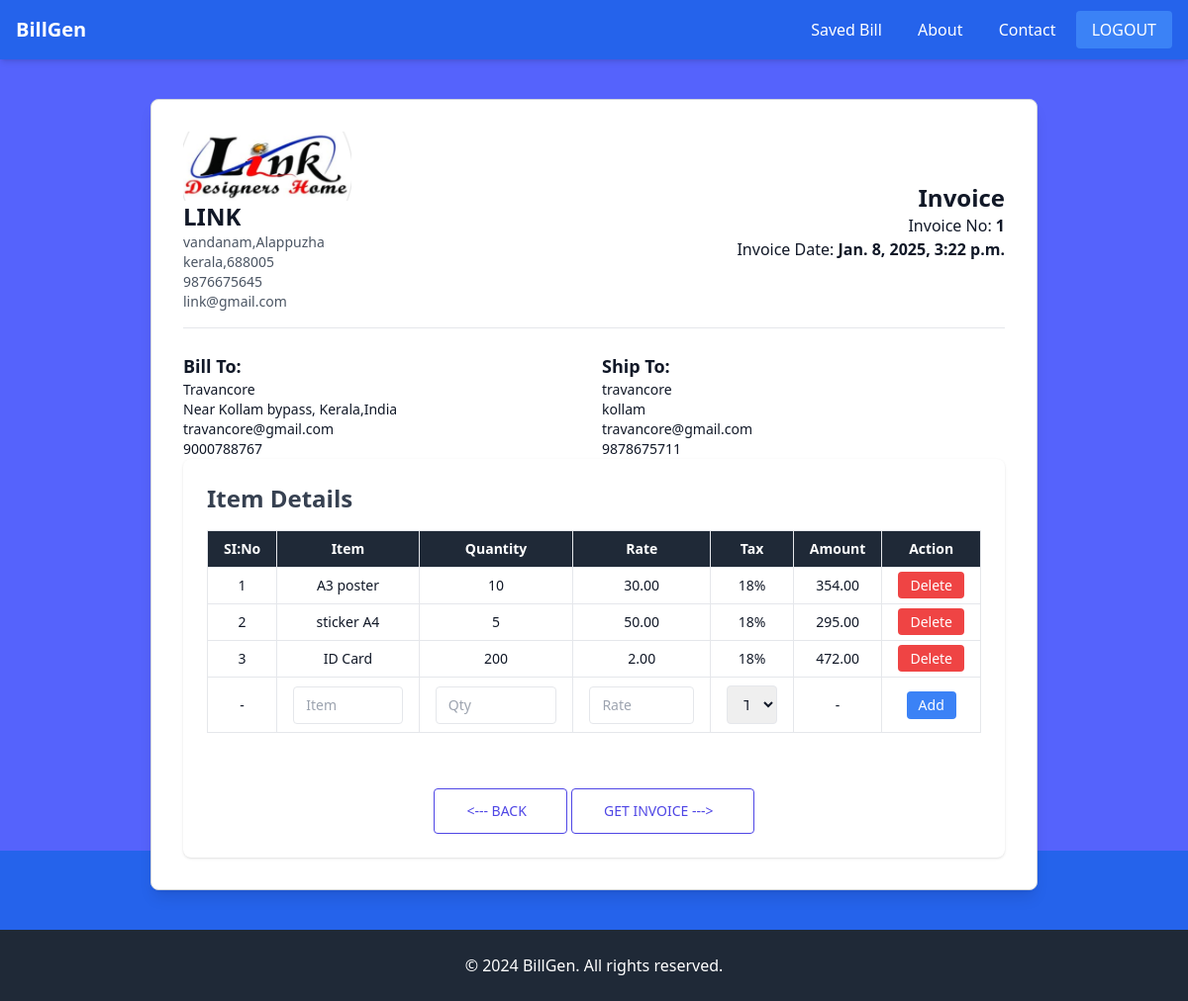
Before: /generate/bill/1/ (signed in) with the older database file.
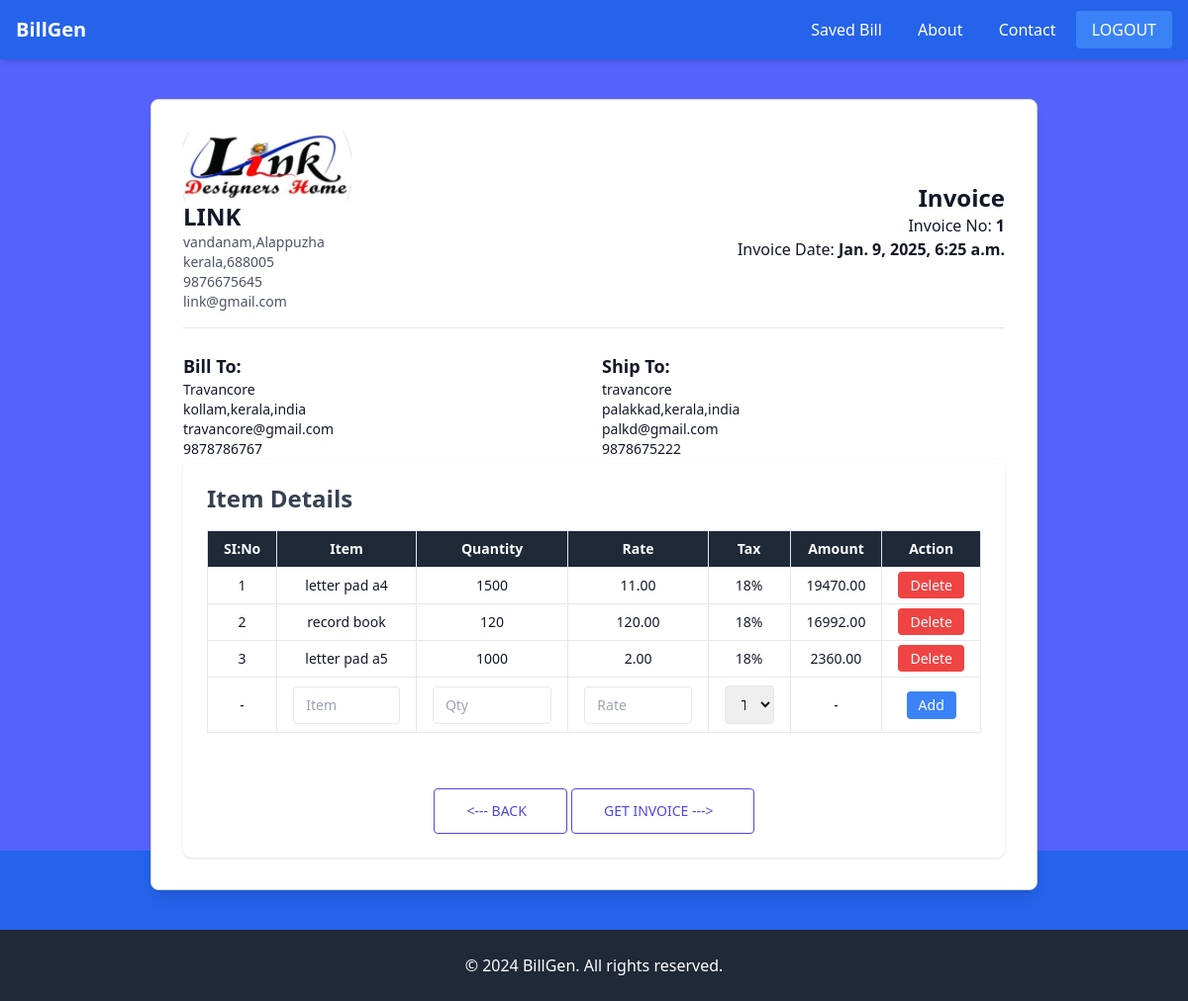
After: the same page with the newer database file.
### billapp/models.py (models this page shows, shortened)
class Receiver(models.Model):
    receiver_obj = models.ForeignKey(Company, on_delete=models.CASCADE, related_name='receivers')  # Linking to Company
    receiver_name = models.CharField(max_length=100)  # Receiver Name
    receiver_address = models.TextField()  # Receiver Address
    receiver_city = models.CharField(max_length=100,null=True,blank=True)  # City
    receiver_state = models.CharField(max_length=100)  # State
    receiver_country = models.CharField(max_length=100, default="India",null=True,blank=True)  # Country (default to India)
    receiver_postal_code = models.CharField(max_length=10, blank=True, null=True)  # Postal Code
    receiver_mobile = models.CharField(max_length=15,null=True,blank=True)  # Mobile Number
    receiver_alternate_phone = models.CharField(max_length=15, blank=True, null=True)  # Alternate Phone Number
    receiver_email = models.EmailField()  # Email Address
    receiver_GSTIN = models.CharField(max_length=20, blank=True, null=True, help_text="GST Identification Number")
    receiver_pan = models.CharField(max_length=10, blank=True, null=True, help_text="PAN Number")
    is_active = models.BooleanField(default=True,null=True,blank=True)  # Status: Active/Inactive
    created_at = models.DateTimeField(default=now, editable=False,null=True,blank=True)  # Timestamp for creation
    updated_at = models.DateTimeField(auto_now=True,null=True,blank=True)  # Timestamp for last update
    class Meta:
        verbose_name = "Receiver"
        verbose_name_plural = "Receivers"
        ordering = ['receiver_name']

class ShipTo(models.Model):
    ship_obj = models.ForeignKey(Company, on_delete=models.CASCADE, related_name='shipments')  # Linking to Company
    shipping_name = models.CharField(max_length=100)  # Recipient Name
    shipping_address = models.TextField()  # Full Shipping Address
    shipping_city = models.CharField(max_length=100,null=True,blank=True)  # City
    shipping_state = models.CharField(max_length=100,null=True,blank=True)  # State
    shipping_country = models.CharField(max_length=100, default="India",null=True,blank=True)  # Country
    shipping_postal_code = models.CharField(max_length=10, blank=True, null=True)  # Postal Code
    shipping_mobile = models.CharField(max_length=15,null=True,blank=True)  # Primary Mobile Number
    shipping_alternate_phone = models.CharField(max_length=15, blank=True, null=True)  # Alternate Phone Number
    shipping_email = models.EmailField()  # Email Address
    shipping_instructions = models.TextField(blank=True, null=True, help_text="Special instructions for delivery")
    is_active = models.BooleanField(default=True,null=True,blank=True)  # Status: Active/Inactive
    created_at = models.DateTimeField(default=now, editable=False,null=True,blank=True)  # Timestamp for creation
    updated_at = models.DateTimeField(auto_now=True,null=True,blank=True)  # Timestamp for last update
    class Meta:
        verbose_name = "Ship To"
        verbose_name_plural = "Ship To"
        ordering = ['shipping_name']

class Item(models.Model):
    items_obj = models.ForeignKey(Company, on_delete=models.CASCADE, related_name='items')  # Linking to Company
    si_no = models.PositiveIntegerField(null=True)  # Serial Number
    items = models.CharField(max_length=255)  # Item Name
    description = models.TextField(blank=True, null=True)  # Item Description
    quantity = models.PositiveIntegerField()  # Quantity of Items
    unit = models.CharField(max_length=50, choices=[
        ('pcs', 'Pieces'),
        ('kg', 'Kilograms'),
        ('ltr', 'Liters'),
        ('box', 'Box'),
        ('doz', 'Dozen'),
    ], default='pcs')  # Unit of Measurement
    rate = models.DecimalField(max_digits=10, decimal_places=2)  # Unit Rate
    discount = models.DecimalField(max_digits=5, decimal_places=2, default=0.0, help_text="Discount in %")  # Discount Percentage
    tax_option = [
        ('18', 'GST'),
        ('0', 'No Tax'),
    ]
    tax = models.CharField(max_length=50, choices=tax_option, default='None')  # Tax Type
    tax_rate = models.DecimalField(max_digits=5, decimal_places=2, default=0.0, help_text="Tax rate in %")  # Tax Rate
    stock = models.PositiveIntegerField(default=0, help_text="Current stock available")  # Stock Tracking
    amount = models.DecimalField(max_digits=12, decimal_places=2,null=True,blank=True)  # Total Amount
    created_at = models.DateTimeField(default=now, editable=False)  # Timestamp for creation
    updated_at = models.DateTimeField(auto_now=True)  # Timestamp for last update

### billapp/views.py (the view, shortened to what this page needs)
# urls.py: path("generate/bill/<int:pk>/",views.GenerateBillReceiptView.as_view(),name="generate-bill"),
@method_decorator(decs, name='dispatch')
class GenerateBillReceiptView(View):
    template_name = 'generate_bill.html'
    item_form_class = ItemForm
    def get(self, request, *args, **kwargs):
        id = kwargs.get('pk')
        item_form_instance = self.item_form_class()
        qs = Item.objects.filter(items_obj=request.user.company)
        comp_dtl=Company.objects.get(company_obj=(request.user))
        receiver = Receiver.objects.filter(receiver_obj=request.user.company).get(id=id)
        shipto = ShipTo.objects.filter(ship_obj=request.user.company).get(id=id)
        return render(request, self.template_name, {
            "data": qs,
            "item_form": item_form_instance,
            "receiver_data": receiver,
            "shipto_data": shipto,
            "comp_dtl":comp_dtl,
             "id": id ,
            })

### billapp/forms.py
class ItemForm(forms.ModelForm):
    class Meta:
        model=Item
        fields=["items","quantity","rate","tax","amount"]

### billapp/templates/generate_bill.html (shortened to what the changed rows need)
{%extends 'base.html'%}
{%block main_block%}
<body class=" bg-gray-100 py-10 ">
    <div class="mt-10 mb-10 page max-w-4xl mx-auto bg-white p-8 shadow-lg rounded-lg border border-gray-300">
        <div class="flex justify-between items-center border-b pb-4">
            <div>
                <h1 class="text-2xl font-bold">{{comp_dtl.company_name}}</h1>
            </div>
            <div class="text-right">
                <h2 class="text-2xl font-bold">Invoice</h2>
                <p>Invoice No: <strong>{{receiver_data.id}}</strong></p>
                <p>Invoice Date: <strong>{{receiver_data.created_at}}</strong></p>
            </div>
        </div>
        <div class="grid grid-cols-2 gap-4 mt-6">
            <div>
                <h3 class="text-lg font-semibold">Bill To:</h3>
                {% if receiver_data %}
                <p class="text-sm">{{ receiver_data.receiver_name }}</p>
                <p class="text-sm">{{ receiver_data.receiver_address }}</p>
                <p class="text-sm">{{ receiver_data.receiver_email }}</p>
                <p class="text-sm">{{ receiver_data.receiver_mobile }}</p>
                {% else %}
                <p class="text-sm text-gray-600">No receiver data available</p>
                {% endif %}
            </div>
            <div>
                <h3 class="text-lg font-semibold">Ship To:</h3>
                {% if shipto_data %}
                <p class="text-sm">{{ shipto_data.shipping_name }}</p>
                <p class="text-sm">{{ shipto_data.shipping_address }}</p>
                <p class="text-sm">{{ shipto_data.shipping_email }}</p>
                <p class="text-sm">{{ shipto_data.shipping_mobile }}</p>
                {% else %}
                <p class="text-sm text-gray-600">No shipto data available</p>
                {% endif %}
            </div>
        </div>
        <section class="bg-white  rounded-lg shadow p-6">
            <h2 class="text-2xl font-bold text-gray-700 mb-4">Item Details</h2>
            <div class="overflow-x-auto">
                <table class="table-auto w-full text-sm border-collapse border border-gray-300">
                    <thead class="bg-gray-800 text-white">
                        <tr>
                            <th class="border px-4 py-2">SI:No</th>
                            <th class="border px-4 py-2">Item</th>
                            <th class="border px-4 py-2">Quantity</th>
                            <th class="border px-4 py-2">Rate</th>
                            <th class="border px-4 py-2">Tax</th>
                            <th class="border px-4 py-2">Amount</th>
                            <th class="border px-4 py-2">Action</th>
                        </tr>
                    </thead>
                    <tbody>
                        {% for d in data %}
                        <tr class="text-center hover:bg-gray-100">
                            <td class="border px-4 py-2">{{ forloop.counter }}</td>
                            <td class="border px-4 py-2">{{ d.items }}</td>
                            <td class="border px-4 py-2">{{ d.quantity }}</td>
                            <td class="border px-4 py-2">{{ d.rate }}</td>
                            <td class="border px-4 py-2">{{ d.tax }}%</td>
                            <td class="border px-4 py-2">{{d.amount }}</td>
                            <td class="border px-4 py-2">
                                <a href="{% url 'delete-item' pk=d.id bill_id=id %}"
                                    class="bg-red-500 text-white px-3 py-1 rounded hover:bg-red-600">Delete</a>
                            </td>
                        </tr>
                        {% endfor %}
                    </tbody>
                </table>
            </div>
        </section>
    </div>
</body>
{%endblock%}

Changed rows visible on the page:
removed Item: items "A3 poster", quantity "10", rate "30.00", tax "18", amount "354.00"
removed Item: items "sticker A4", quantity "5", rate "50.00", tax "18", amount "295.00"
removed Item: items "ID Card", quantity "200", rate "2.00", tax "18", amount "472.00"
changed Receiver "Travancore": created_at "Jan. 8, 2025, 3:22 p.m." → "Jan. 9, 2025, 6:25 a.m."; receiver_address "Near Kollam bypass, Kerala,India" → "kollam,kerala,india"; receiver_mobile "9000788767" → "9878786767"
changed ShipTo "travancore": shipping_address "kollam" → "palakkad,kerala,india"; shipping_email "travancore@gmail.com" → "palkd@gmail.com"; shipping_mobile "9878675711" → "9878675222"
added Item: items "letter pad a4", quantity "1500", rate "11.00", tax "18", amount "19470.00"
added Item: items "record book", quantity "120", rate "120.00", tax "18", amount "16992.00"
added Item: items "letter pad a5", quantity "1000", rate "2.00", tax "18", amount "2360.00"
